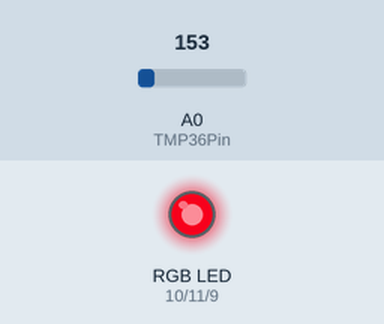
The sketch below on a simulated Arduino Uno, built with avr-gcc and run on an emulated ATmega328P. Shown: an RGB LED mixed from three pins (HIGH = lit). Inputs (shaded band) come from the test bench; at power-on: A0 (TMP36Pin) = 153. What the sketch prints to the serial monitor is not drawn.

Above: at 1.2 s.
1.3 s: A0 (TMP36Pin) set to 164
Timing chart, 0 to 4.3 s (numbered marks = the images above; inputs shaded):
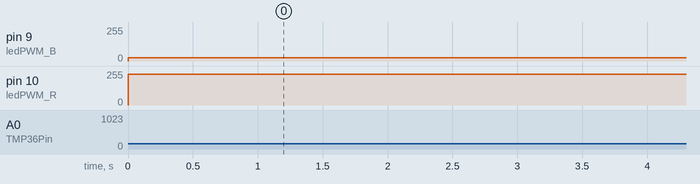

The sketch:

6.3_Lampara_Temperatura_RGB.ino
```cpp
/*
Curso de Arduino
Cambio de color de una tira de LED  RGB en funcion de la temperatura
Medimos la temperatura con un TMP36

Descripcion
Mostraremos la temperatura con una escala de colores:
Frio-Azul             Calor-Rojo

Montaje

Sensor de temperatura TMP6        A0

RGB_B     9
RGB_R    10
RGB_G    11

by JAVacasM
*/

// Variables globales

const int TMP36Pin=A0;

const int ledPWM_G=11;
const int ledPWM_R=10;
const int ledPWM_B=9;


//Para escalar el color definimos una temperatura minima y una maxima
const int TEMP_MINIMA=15;
const int TEMP_MAXIMA=25;

float temperaturaC;    // Guardamos la temperatura actual

void setup() {
  Serial.begin(9600);
  analogWrite(ledPWM_G, 0); // Apagamos el verde porque no lo vamos a usar
}

void loop() {

  int iValorAnalogico=analogRead(TMP36Pin);  // Leemos el sensor TMP36

  float voltaje = iValorAnalogico * 5.0 / 1024.0; // voltios
  temperaturaC = (voltaje - 0.5) * 100 ;          // temperatura

  // Enviamos la temperatura por el puerto serie
  Serial.print(iValorAnalogico);
  Serial.print(" ");
  Serial.println(temperaturaC);

  // Filtramos la temperatura fuera de rango (suelen ser problemas del sensor)
  if( (temperaturaC > TEMP_MINIMA ) && (temperaturaC < TEMP_MAXIMA)){

    // Escalamos directamente proporcial  la temperatura y el rojo
    int iBrightR=map(int(temperaturaC),TEMP_MINIMA,TEMP_MAXIMA,0,255);
    // Escalamos inversamente proporcial la temperatura y el azul
    int iBrightB=map(int(temperaturaC),TEMP_MINIMA,TEMP_MAXIMA,255,0);

    analogWrite(ledPWM_R, iBrightR); // establecemos el brillo de rojo
    analogWrite(ledPWM_B, iBrightB); // establecemos el brillo de azul

  } else {
    Serial.print("Error de lectura: ");
    Serial.println(temperaturaC);
  }

  delay(200);   // Esperamos un tiempo a que se estabilice el brillo
}
```

Measured:
- after the input at 1.3 s, every drawn part: stays the same
